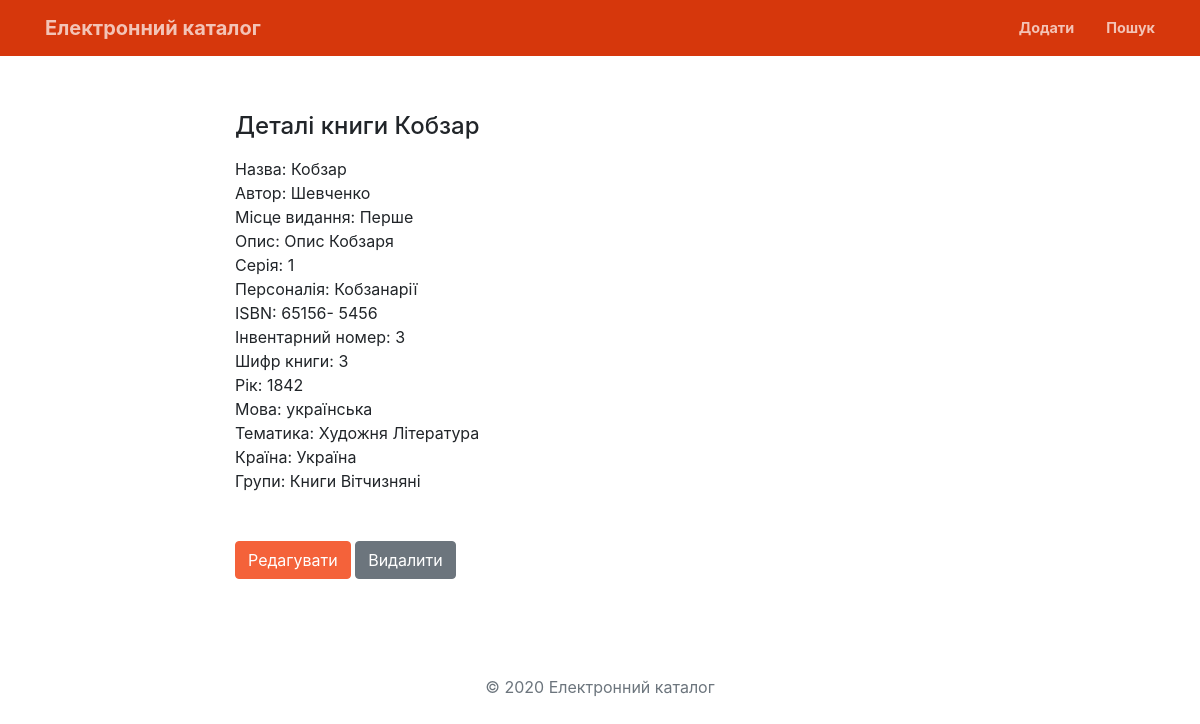
Page /about/1/ on the earlier database version.
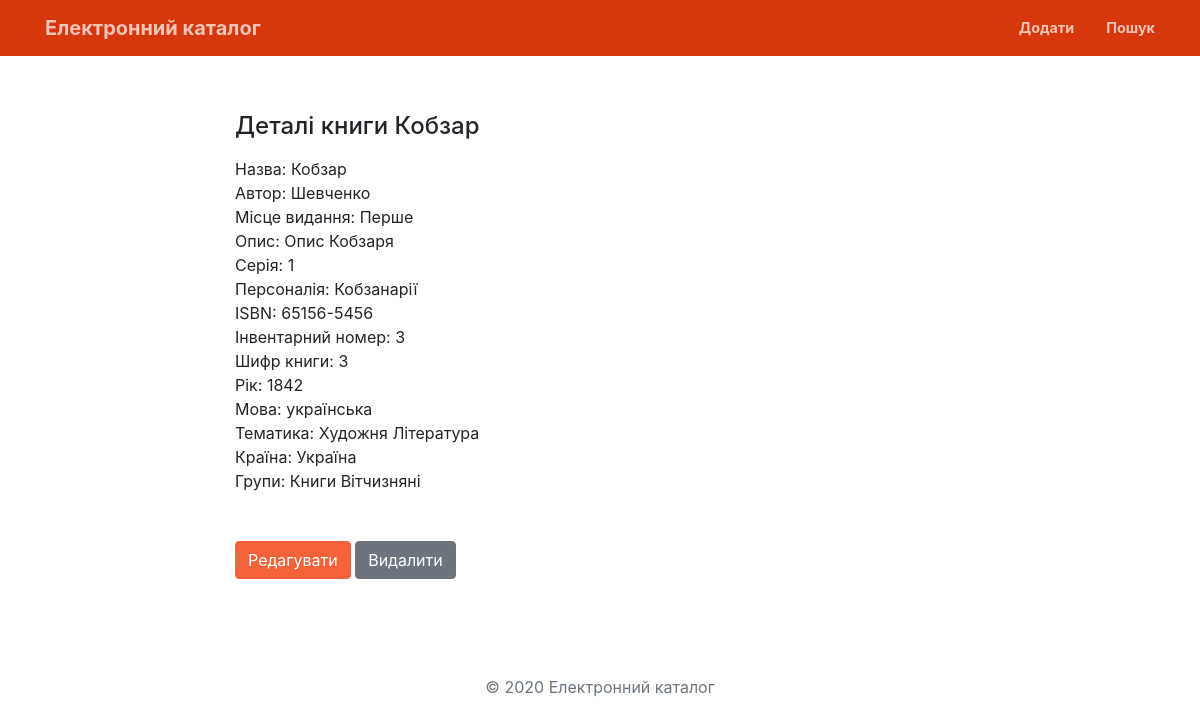
Same page on the later database version.
### lgaapp/models.py (models this page shows, shortened)
class Book(models.Model):
	name = models.CharField(max_length=2000, db_index=True, verbose_name="Назва", default=None, blank=True)
	author = models.CharField(max_length=2000, verbose_name="Автор", default=None, blank=True)
	publication = models.CharField(max_length=200, db_index=True, verbose_name="Місце видання", default=None, blank=True)
	description = models.TextField(verbose_name="Опис", blank=True)
	series = models.CharField(max_length=200, db_index=True, verbose_name="Серія", blank=True)
	personality = models.CharField(max_length=200, db_index=True, verbose_name="Персоналії", default=None, blank=True)
	additional = models.CharField(max_length=200, db_index=True, verbose_name="Додатково", default=None, blank=True)
	isbn = models.CharField(max_length=20, verbose_name="ISBN", default=None, blank=True)
	inventory_number = models.CharField(max_length=200, verbose_name="Інвентарний номер", default=None, blank=True)
	cipher = models.CharField(max_length=200, verbose_name="Шифр книги", default=None, blank=True)
	year = models.CharField(max_length=200, verbose_name="Рік видання", default=None, blank=True)
	place = models.ForeignKey(Place, max_length=200, verbose_name="Місцезнаходження", default=None,on_delete=models.CASCADE, null=True, blank=True)
	language = models.CharField(max_length=200, db_index=True, verbose_name="Мова",default=None, blank=True)
	country = models.CharField(max_length=200, db_index=True, verbose_name="Країна", default=None, blank=True)
	subject = models.ForeignKey(Subject, max_length=200, verbose_name="Тематика", default=None, on_delete=models.CASCADE, null=True, blank=True)
	art = models.ForeignKey(Art, max_length=200, verbose_name="Мистецтво", default=None, on_delete=models.CASCADE, null=True, blank=True)
	group = models.ForeignKey(Group, max_length=200, verbose_name="Групи", default=None, on_delete=models.CASCADE, null=True, blank=True)
	slug = models.SlugField(max_length=2000, db_index=True, blank=True)
	class Meta:
		ordering = ['name']
		verbose_name = 'Книга'
		verbose_name_plural = 'Книги'

class Subject(models.Model):
	name = models.CharField(max_length=200, db_index=True, unique=True)
	slug = models.SlugField(max_length=200, db_index=True, unique=True)
	class Meta:
		ordering = ['name']
		verbose_name = 'Тематика'
		verbose_name_plural = 'Тематики'
	def __str__(self):
		return self.name

class Group(models.Model):
	name = models.CharField(max_length=200, db_index=True, unique=True)
	slug = models.SlugField(max_length=200, db_index=True, unique=True)
	class Meta:
		ordering = ['name']
		verbose_name = 'Група'
		verbose_name_plural = 'Групи'
	def __str__(self):
		return self.name

### lgaapp/views.py (the view)
# urls.py: url(r'^about/(?P<pk>(.*?)+)/$', views.book_view, name='about-book'),
def book_view(request, pk):
	books = Book.objects.filter(pk=pk)
	return render(request, 'about/book.html', {'books': books})

### lgaapp/templates/about/book.html (shortened to what the changed rows need)
{% load static %}
<!doctype html>
<html lang="uk">
<head>
    {% for book in books %}
        <link rel="stylesheet" href="{% static 'css/style.css' %}">
        </head>
        <body onload='beautify()'>
        <nav class="navbar navbar-expand-lg navbar-light fixed-top py-3" id="mainNav">
            <div class="container">
                <a class="navbar-brand js-scroll-trigger" href="/">Електронний каталог</a>
                <ul class="navbar-nav ml-auto my-2 my-lg-0">
                    <li class="nav-item">
                        <a class="nav-link js-scroll-trigger" href="{% url 'add-book' %}">Додати</a>
                    </li>
                    <li class="nav-item">
                        <a class="nav-link js-scroll-trigger" href="/search">Пошук</a>
                    </li>
                </ul>
            </div>
        </nav>
        <header>
            <div class="container h-100">
                <div class="row justify-content-md-center">
                    <div class="col-md-8 order-md-4">
                        <h4 class="mb-3">Деталі книги {{ book.name }}</h4>
                        <div id="name">
                            <div class="value">Назва:</div>
                            <div class="key">{{ book.name }}</div>
                        </div>
                        <div id="author">
                            <div class="value">Автор:</div>
                            <div class="key">{{ book.author }}</div>
                        </div>
                        <div id="publication">
                            <div class="value">Місце видання:</div>
                            <div class="key">{{ book.publication }}</div>
                        </div>
                        <div id="description">
                            <div class="value">Опис:</div>
                            <div class="key">{{ book.description }}</div>
                        </div>
                        <div id="series">
                            <div class="value">Серія:</div>
                            <div class="key">{{ book.series }}</div>
                        </div>
                        <div id="personality">
                            <div class="value">Персоналія:</div>
                            <div class="key">{{ book.personality }}</div>
                        </div>
                        <div id="isbn">
                            <div class="value">ISBN:</div>
                            <div class="key">{{ book.isbn }}</div>
                        </div>
                        <div id="inventory_number">
                            <div class="value">Інвентарний номер:</div>
                            <div class="key">{{ book.inventory_number }}</div>
                        </div>
                        <div id="cipher">
                            <div class="value">Шифр книги:</div>
                            <div class="key">{{ book.cipher }}</div>
                        </div>
                        <div id="year">
                            <div class="value">Рік:</div>
                            <div class="key">{{ book.year }}</div>
                        </div>
                        <div id="language">
                            <div class="value">Мова:</div>
                            <div class="key">{{ book.language }}</div>
                        </div>
                        <div id="subject">
                            <div class="value">Тематика:</div>
                            <div class="key">{{ book.subject }}</div>
                        </div>
                        <div id="country">
                            <div class="value">Країна:</div>
                            <div class="key">{{ book.country }}</div>
                        </div>
                        <div id="group">
                            <div class="value">Групи:</div>
                            <div class="key">{{ book.group }}</div>
                        </div>
                        <br><br>
                        <a href="/about/{{ book.pk }}/edit" class="btn btn-primary">Редагувати</a>
                        <button onclick="confirmDelete()" class="btn btn-secondary">Видалити</button>
                    </div>
                </div>
            </div>
        </header>
        <footer class="my-5 pt-5 text-muted text-center text-small">
            <p class="mb-1">&copy; 2020 Електронний каталог</p>
        </footer>
    {% endfor %}
    </body>
</html>

Differences in the rows shown:
changed Book "Кобзар": isbn "65156- 5456" → "65156-5456"
